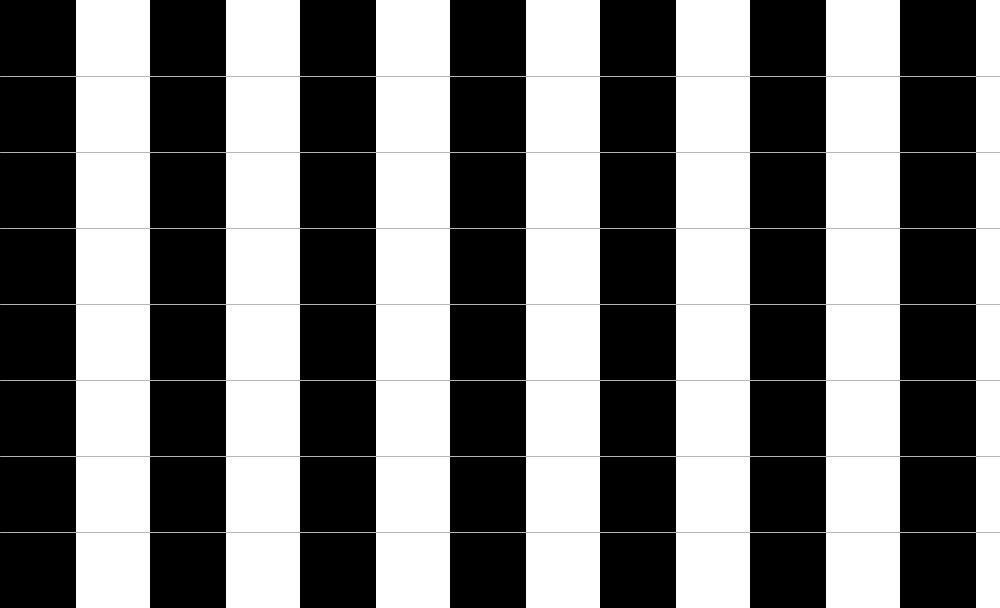
Frame 1 (no input)
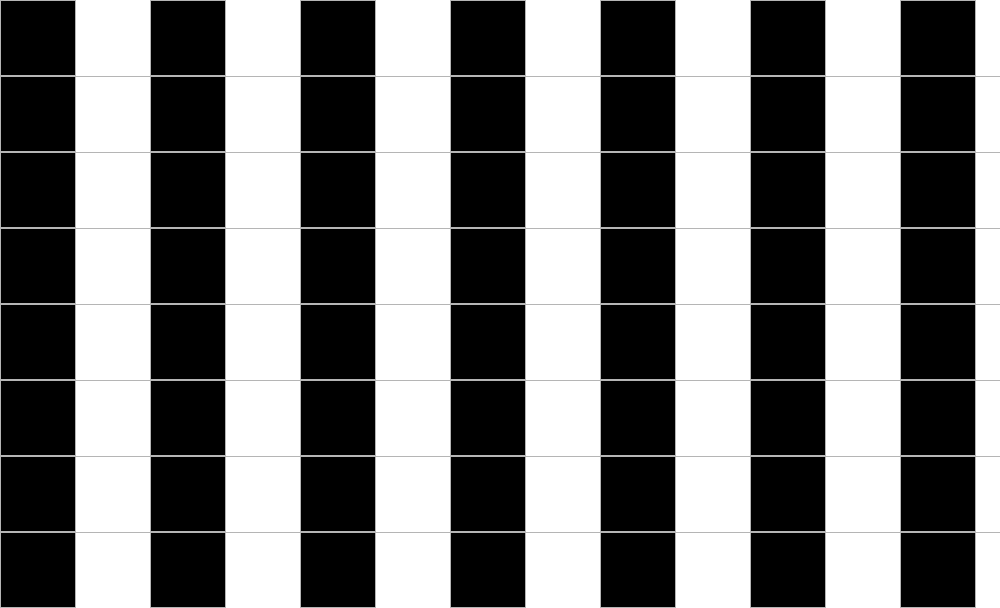
Frame 60 (the mouse pressed at the canvas centre just before this capture)
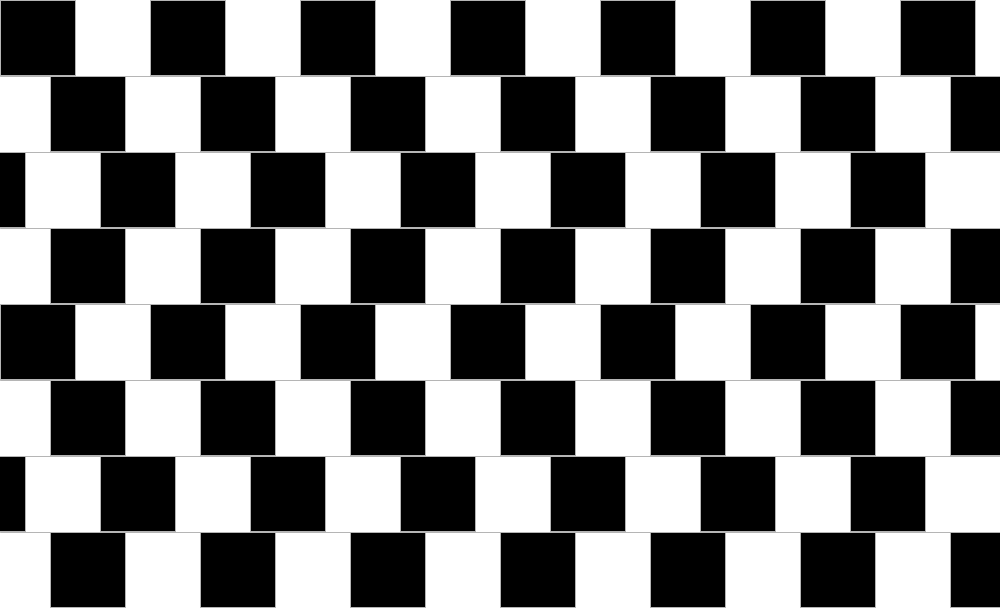
Frame 120 (the mouse held since frame 60 and released just before this capture)

The Processing sketch that drew these frames (run headless with seeded random() and noise(); from frame 60 on, the mouse is pressed at the canvas centre):

// Processing sketch: simple1
// ── simple1.pde
void setup(){
  size(1000, 608);
  strokeWeight(1);
  mousePressed();
}
void draw(){
  background(255);
  //fill(0);
  /*for(int i =0; i < 49; i++){
    square(i*75,0,75);
  }*/
  float posX = 0;
  //int posY = 0;
  fill(0);
  for(int i = 0;i<8; i++){
    if(i%2 != 0){
      posX = (2.5*mouseX);
    }
    else if(i == 2 || i == 6){
    posX = 5*mouseX;
    }
    else{posX = 0;}
    for(int j = 0; j < 70; j= j+2){
      square((j*75)+posX,i*76,75);
      square((-j*75)+posX,i*76,75);
    }
  }
  stroke(181);
  for(int k = 1; k < 9; k++){
    line(0,76*k,1000,76*k);
  }
}
